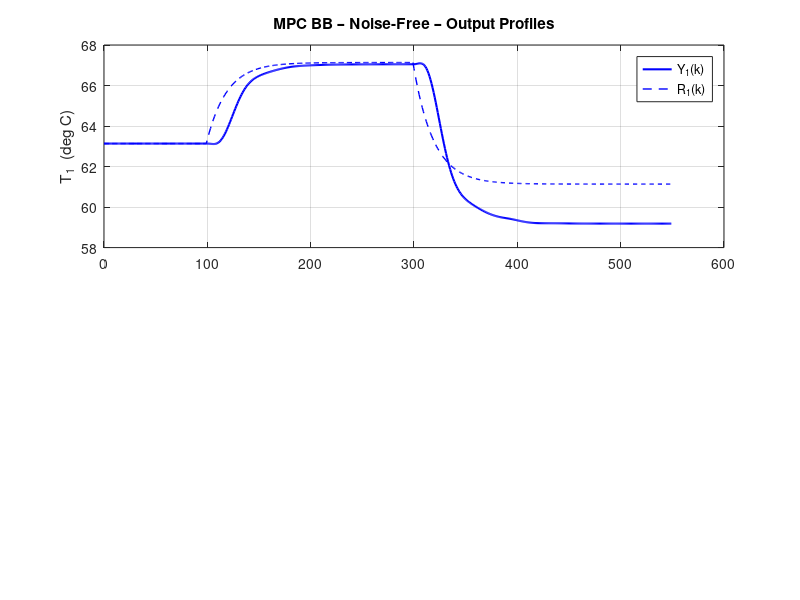

The MATLAB source for this figure: (Note: this script raises an error after producing the figure.)
clear all
close all
clc

global TCL

%% ── 0.  Load models ──────────────────────────────────────────────────────
load TCL_MechModel_Parameters.mat   % TCL struct (Ys, Us, R, Xs, Samp_T, C_mat, gama, phy)
load TCL_BlackBox_OE_SS.mat         % idmod struct

% Black-box model matrices (perturbation form, discrete time)
A  = idmod.phy;
B  = idmod.gama;
C  = idmod.C_mat;
D  = idmod.D_mat;
Ts = idmod.samp_T;   % 4 s

[n_op, n_st] = size(C);
[~,    n_ip] = size(B);

% Operating point from mechanistic model identification
Ys = TCL.Ys(:);   % 2x1 deg C
Us = TCL.Us(:);   % 2x1 %

fprintf('=== TCL Black-Box MPC ===\n');
fprintf('  State dim n_st = %d,  Inputs n_ip = %d,  Outputs n_op = %d\n', n_st, n_ip, n_op);
fprintf('  Operating point:  T1_ss = %.2f degC   T2_ss = %.2f degC\n', Ys(1), Ys(2));
fprintf('  Operating point:  H1_ss = %.2f %%      H2_ss = %.2f %%\n\n', Us(1), Us(2));

%% ── 1.  MPC Tuning Parameters ────────────────────────────────────────────
Np    = 15;                           % prediction horizon (samples)
Nc    = 5;                            % control horizon   (samples)

Wx    = diag([25,  15 ]);             % output tracking weight   (n_op x n_op)
Wu    = diag([0.1, 0.1]);             % absolute input weight    (n_ip x n_ip)
Wdelu = diag([5.0, 5.0]);             % input-move weight        (n_ip x n_ip)

fprintf('=== MPC Tuning ===\n');
fprintf('  Np = %d,  Nc = %d,  Ts = %g s\n', Np, Nc, Ts);
fprintf('  Wx    = diag([%.1f %.1f])\n', Wx(1,1), Wx(2,2));
fprintf('  Wu    = diag([%.2f %.2f])\n', Wu(1,1), Wu(2,2));
fprintf('  Wdelu = diag([%.1f %.1f])\n\n', Wdelu(1,1), Wdelu(2,2));

%% ── 2.  Kalman Filter Design ─────────────────────────────────────────────
Q_kf = 1e-3 * eye(n_st);
R_kf = TCL.R;                        % measurement noise covariance from PRBS

% Steady-state Kalman gain via DARE
[~, ~, L_kf] = dare(A', C', Q_kf, R_kf);
L_kf = L_kf';                        % n_st x n_op  observer gain

fprintf('Kalman gain L_kf computed (DARE).\n\n');

%% ── 3.  Steady-State Target Computation ────────────────────────────────
M_ss  = [(eye(n_st) - A), -B ; C, zeros(n_op, n_ip)];
rhs0  = zeros(n_st + n_op, 1);      % template; rhs(n_st+1:end) = delta_r

% Pre-invert (use pinv for robustness with black-box models)
M_ss_inv = pinv(M_ss);

fprintf('Steady-state target gain M_ss_inv pre-computed.\n\n');

%% ── 4.  Pre-compute MPC Gain Matrices ──────────────────────────────────

A_aug = [A, B; zeros(n_ip, n_st), eye(n_ip)];
B_aug = [B; eye(n_ip)];
C_aug = [C, zeros(n_op, n_ip)];

n_aug = n_st + n_ip;

% Build Psi (Np*n_op x n_aug) and Theta (Np*n_op x Nc*n_ip)
Psi   = zeros(Np*n_op, n_aug);
Theta = zeros(Np*n_op, Nc*n_ip);

A_aug_pow = eye(n_aug);
for i = 1:Np
    A_aug_pow       = A_aug_pow * A_aug;
    rows_i          = (i-1)*n_op + 1 : i*n_op;
    Psi(rows_i, :)  = C_aug * A_aug_pow;

    % Theta columns: column block j covers control move j
    for j = 1:min(i, Nc)
        rows_ij         = rows_i;
        cols_j          = (j-1)*n_ip + 1 : j*n_ip;
        A_aug_ij        = eye(n_aug);
        for ii = 1:i-j
            A_aug_ij = A_aug_ij * A_aug;
        end
        Theta(rows_ij, cols_j) = C_aug * A_aug_ij * B_aug;
    end
end

% Block-diagonal weight matrices over horizon
Wx_bar    = kron(eye(Np), Wx);
Wu_bar    = kron(eye(Nc), Wu);
Wdelu_bar = kron(eye(Nc), Wdelu);

H_qp  = Theta' * Wx_bar * Theta + Wdelu_bar;
K_mpc = (H_qp \ (Theta' * Wx_bar));         % Nc*n_ip x Np*n_op
K_mpc = K_mpc(1:n_ip, :);                   % keep only FIRST move block

fprintf('MPC gain matrices computed  (Np=%d, Nc=%d).\n\n', Np, Nc);

%% ── 5.  Experiment Timing (identical to PI servo files) ─────────────────
N        = 550;
k_warmup = 30;
k_settle = 100;
k_step1  = 101;
k_step2  = 301;

delta_r_step1 = [ +4; -2 ];
delta_r_step2 = [ -2; +4 ];

kT    = (0:N-1)';
t_sec = kT * Ts;

u_H = [80; 80] - Us;    % upper perturbation bound
u_L = [  5;   5] - Us;    % lower perturbation bound

fprintf('=== Experiment Timing ===\n');
fprintf('  N = %d samples,  Total = %.1f min\n', N, N*Ts/60);
fprintf('  Warm-up k=1..%d,  Settle k=%d..%d\n', k_warmup, k_warmup+1, k_settle);
fprintf('  Step1   k=%d..%d,  Step2 k=%d..%d\n\n', k_step1, k_step2-1, k_step2, N);

%  Plant_Sim = 0  →  nonlinear ODE via ode45  (DEFAULT — consistent with
%                     TCL_PI_ServoDesign_Simulation.m Plant_Sim=0)
%  Plant_Sim = 1  →  linear black-box SS model
Plant_Sim = 1;

if Plant_Sim == 0
    fprintf('Plant model: NONLINEAR ODE (ode45)  [default]\n\n');
else
    fprintf('Plant model: LINEAR black-box SS\n\n');
end

%% ── 6.  Filter Parameters (SAME as PI servo files) ──────────────────────
beta_r = 0.95;   phy_r = beta_r * eye(n_op);
alfa_e = 0.95;   phy_e = alfa_e * eye(n_op);

%% ── 7.  Run simulation for Noise_ON = 0 and 1 ───────────────────────────
for Noise_ON = 0:1

    if Noise_ON
        fprintf('\n====  Noisy Simulation  ====\n\n');
        rng(42);
        vk = mvnrnd(zeros(n_op,1), TCL.R, N)';
        fig_offset = 4;
        run_label  = 'Noisy';
    else
        fprintf('\n====  Noise-Free Simulation  ====\n\n');
        vk = zeros(n_op, N);
        fig_offset = 0;
        run_label  = 'Noise-Free';
    end

    % ── Allocate ─────────────────────────────────────────────────────────
    xk_hat = zeros(n_st, N);     % Kalman state estimate
    uk     = zeros(n_ip, N);     % input perturbation
    yk     = zeros(n_op, N);     % output perturbation (measured)
    rk_f   = zeros(n_op, N);     % filtered setpoint perturbation
    ek_f   = zeros(n_op, N);     % filtered error
    xs_k   = zeros(n_st, N);     % SS target state
    us_k   = zeros(n_ip, N);     % SS target input
    xk_true= zeros(n_st, N);     % true plant state perturbation (linear sim)

    u_prev = zeros(n_ip, 1);

    % ── Main loop ─────────────────────────────────────────────────────────
    for k = 1:N

        % ---- Setpoint schedule ------------------------------------------
        if k < k_step1
            rk = zeros(n_op, 1);
        elseif k < k_step2
            rk = delta_r_step1;
        else
            rk = delta_r_step2;
        end

        % ---- Setpoint filter --------------------------------------------
        if k == 1
            rk_f(:,k) = (eye(n_op) - phy_r) * rk;
        else
            rk_f(:,k) = phy_r * rk_f(:,k-1) + (eye(n_op) - phy_r) * rk;
        end

        % ---- Error and innovation filter --------------------------------
        raw_ek    = rk_f(:,k) - yk(:,k);
        if k == 1
            ek_f(:,k) = (eye(n_op) - phy_e) * raw_ek;
        else
            ek_f(:,k) = phy_e * ek_f(:,k-1) + (eye(n_op) - phy_e) * raw_ek;
        end

        % ---- Steady-state targets ---------------------------------------
        rhs      = [zeros(n_st,1); rk_f(:,k)];
        xus      = M_ss_inv * rhs;
        xs_k(:,k)= xus(1:n_st);
        us_k(:,k)= xus(n_st+1:end);

        % ---- Warm-up: heaters OFF ---------------------------------------
        if k <= k_warmup
            uk(:,k)  = zeros(n_ip,1);
            u_prev   = zeros(n_ip,1);
            xk_hat(:,k) = zeros(n_st,1);
        else
            % ---- Build augmented state ---------------------------------
            x_aug = [xk_hat(:,k); u_prev];

            % ---- Reference trajectory over horizon ---------------------
            R_vec = repmat(rk_f(:,k), Np, 1);   % constant reference hold

            % ---- Compute optimal first move ----------------------------
            du_opt = K_mpc * (R_vec - Psi * x_aug);

            % ---- New input perturbation --------------------------------
            u_new = u_prev + du_opt;

            % ---- Anti-windup clamp -------------------------------------
            u_new = min(max(u_new, u_L), u_H);

            uk(:,k) = u_new;
            u_prev  = u_new;
        end

        % ---- Plant update (linear black-box model) ---------------------
        if k < N
            if Plant_Sim == 0
                % Nonlinear ODE (consistent with PI servo simulation)
                TCL.Uk = TCL.Us + uk(:,k);
                [~, Xt] = ode45('TCL_Dynamics', [0 Ts], TCL.Xs + xk_true(:,k));
                xk_true(:,k+1) = Xt(end,:)' - TCL.Xs;
            else
                % Linear black-box SS model
                xk_true(:,k+1) = A * xk_true(:,k) + B * uk(:,k);
            end
            yk(:,k+1) = C * xk_true(:,k+1) + vk(:,k+1);

            % ---- Kalman update -----------------------------------------
            y_pred        = C * xk_hat(:,k);
            inno          = yk(:,k) - y_pred;
            xk_hat(:,k+1) = A * xk_hat(:,k) + B * uk(:,k) + L_kf * inno;
        end

    end % k loop

    % ── Absolute arrays ───────────────────────────────────────────────────
    Yk   = yk   + repmat(Ys, 1, N);
    Uk   = uk   + repmat(Us, 1, N);
    Rk_f = rk_f + repmat(Ys, 1, N);
    Xs_k = xs_k + repmat(TCL.Xs, 1, N);
    Us_k = us_k + repmat(Us, 1, N);

    % ── Steady-state heater check ─────────────────────────────────────────
    Uk_ss1 = mean(Uk(:, k_step2-20 : k_step2-1), 2);
    Uk_ss2 = mean(Uk(:, N-19 : N),               2);
    fprintf('Simulated SS heater values:\n');
    fprintf('  Step1: H1=%.1f%%  H2=%.1f%%\n', Uk_ss1(1), Uk_ss1(2));
    fprintf('  Step2: H1=%.1f%%  H2=%.1f%%\n', Uk_ss2(1), Uk_ss2(2));

    % ── FIGURE A – Output profiles ────────────────────────────────────────
    figure(fig_offset+1)
    clf
    subplot(211)
    plot(kT, Yk(1,:), 'b-', 'LineWidth',1.5), hold on
    plot(kT, Rk_f(1,:), 'b--', 'LineWidth',1.0)
    grid on
    ylabel('T_1  (deg C)')
    title(['MPC BB – ' run_label ' – Output Profiles'])
    legend('Y_1(k)', 'R_1(k)', 'Location','Best')
    xline(k_step1-1, 'k:', 'Step 1', 'LabelVerticalAlignment','bottom')
    xline(k_step2-1, 'k:', 'Step 2', 'LabelVerticalAlignment','bottom')

    subplot(212)
    plot(kT, Yk(2,:), 'r-', 'LineWidth',1.5), hold on
    plot(kT, Rk_f(2,:), 'r--', 'LineWidth',1.0)
    grid on
    xlabel('Sample k')
    ylabel('T_2  (deg C)')
    legend('Y_2(k)', 'R_2(k)', 'Location','Best')
    xline(k_step1-1, 'k:')
    xline(k_step2-1, 'k:')

    % ── FIGURE B – Input profiles ─────────────────────────────────────────
    figure(fig_offset+2)
    clf
    subplot(211)
    stairs(kT, Uk(1,:)', 'b-', 'LineWidth',1.5), hold on
    yline(5,  'k--', 'LineWidth',0.8)
    yline(80, 'k--', 'LineWidth',0.8)
    grid on
    ylabel('U_1(k)  (% heater)')
    title(['MPC BB – ' run_label ' – Heater Inputs'])
    legend('U_1(k)', 'Safety bounds', 'Location','Best')
    xline(k_step1-1, 'k:')
    xline(k_step2-1, 'k:')

    subplot(212)
    stairs(kT, Uk(2,:)', 'r-', 'LineWidth',1.5), hold on
    yline(5,  'k--', 'LineWidth',0.8)
    yline(80, 'k--', 'LineWidth',0.8)
    grid on
    xlabel('Sample k')
    ylabel('U_2(k)  (% heater)')
    legend('U_2(k)', 'Safety bounds', 'Location','Best')
    xline(k_step1-1, 'k:')
    xline(k_step2-1, 'k:')

    % ── FIGURE C – Filtered error ─────────────────────────────────────────
    figure(fig_offset+3)
    clf
    subplot(211)
    stairs(kT, ek_f(1,:)', 'b-', 'LineWidth',1.5), hold on
    yline(0, 'k--', 'LineWidth',0.8), grid on
    ylabel('e_{f,1}(k)  (deg C)')
    title(['MPC BB – ' run_label ' – Filtered Error e_f(k)'])
    xline(k_step1-1, 'k:')
    xline(k_step2-1, 'k:')

    subplot(212)
    stairs(kT, ek_f(2,:)', 'r-', 'LineWidth',1.5), hold on
    yline(0, 'k--', 'LineWidth',0.8), grid on
    xlabel('Sample k')
    ylabel('e_{f,2}(k)  (deg C)')
    xline(k_step1-1, 'k:')
    xline(k_step2-1, 'k:')

    % ── FIGURE D – SS targets xs(k) and us(k) ────────────────────────────
    figure(fig_offset+4)
    clf
    subplot(211)
    plot(kT, Xs_k(1,:), 'b-', 'LineWidth',1.5), hold on
    if n_st > 1
        plot(kT, Xs_k(2,:), 'r-', 'LineWidth',1.5)
    end
    grid on
    ylabel('x_s(k)  (deg C)')
    title(['MPC BB – ' run_label ' – SS Target States x_s(k)'])
    legend_str = arrayfun(@(i) sprintf('x_{s,%d}(k)',i), 1:n_st, 'UniformOutput',false);
    legend(legend_str{:}, 'Location','Best')
    xline(k_step1-1, 'k:')
    xline(k_step2-1, 'k:')

    subplot(212)
    stairs(kT, Us_k(1,:)', 'b-', 'LineWidth',1.5), hold on
    stairs(kT, Us_k(2,:)', 'r-', 'LineWidth',1.5)
    grid on
    xlabel('Sample k')
    ylabel('u_s(k)  (% heater)')
    title(['MPC BB – ' run_label ' – SS Target Inputs u_s(k)'])
    legend('u_{s,1}(k)', 'u_{s,2}(k)', 'Location','Best')
    xline(k_step1-1, 'k:')
    xline(k_step2-1, 'k:')

    % ── Save per-run results ──────────────────────────────────────────────
    if Noise_ON == 0
        save TCL_MPC_BB_SimResults_NoiseFree  kT t_sec Yk Uk Rk_f ek_f Xs_k Us_k
        fprintf('Saved: TCL_MPC_BB_SimResults_NoiseFree.mat\n');
    else
        save TCL_MPC_BB_SimResults_Noisy      kT t_sec Yk Uk Rk_f ek_f Xs_k Us_k
        fprintf('Saved: TCL_MPC_BB_SimResults_Noisy.mat\n');
    end

end  % Noise_ON loop

fprintf('\nAll simulations complete.\n');
